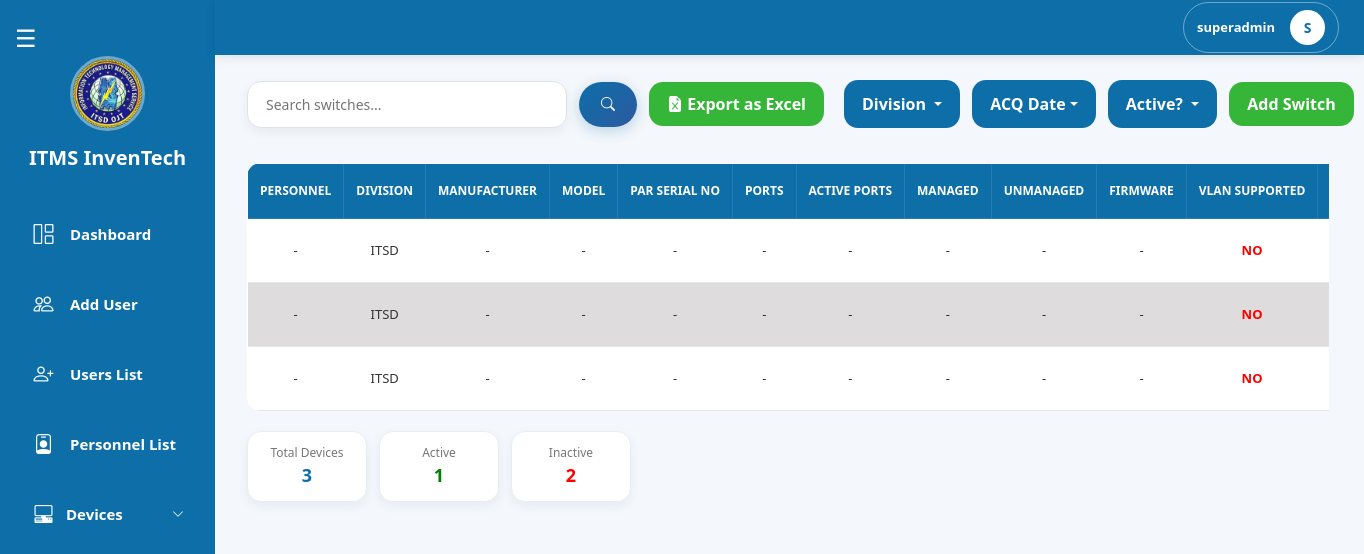
/pages/superadmin/device_switches.php (signed in), run on the app's committed database.
### tables this page shows
CREATE TABLE `switches` (
  `id` int(11) NOT NULL,
  `personnel_id` int(11) NOT NULL,
  `division_id` int(11) NOT NULL,
  `device_id` int(11) NOT NULL,
  `manufacturer` varchar(255) NOT NULL,
  `model` varchar(255) NOT NULL,
  `serial_no` varchar(255) NOT NULL,
  `no_of_ports` int(11) NOT NULL,
  `no_of_active_ports` int(11) NOT NULL,
  `no_of_managed` int(11) NOT NULL,
  `no_of_unmanaged` int(11) NOT NULL,
  `firmware_version` varchar(255) NOT NULL,
  `is_vlan_supported` tinyint(1) NOT NULL,
  `location` varchar(255) NOT NULL,
  `is_status` tinyint(1) NOT NULL,
  `is_active` tinyint(1) NOT NULL DEFAULT 1,
  `is_remote_access` tinyint(1) NOT NULL,
  `remote_connection_details` text NOT NULL,
  `remarks` text NOT NULL,
  `pnp_focal_person` varchar(255) NOT NULL,
  `contact_details` varchar(50) NOT NULL,
  `acquisition_date` date DEFAULT NULL,
  `acquisition_type` varchar(255) NOT NULL,
  `acquisition_details` text NOT NULL,
  `previous_owners_id` longtext DEFAULT NULL CHECK (json_valid(`previous_owners_id`)),
  `created_date` date NOT NULL DEFAULT current_timestamp(),
  `last_update_at` date DEFAULT NULL
);

CREATE TABLE `divisions` (
  `id` int(11) NOT NULL,
  `division` varchar(100) NOT NULL
);

### pages/superadmin/device_switches.php (the view, shortened to what this page needs)
<?php
include("../../config/db.php");
$limit  = 10;
$page   = max(1, (int)($_GET['page'] ?? 1));
$offset = ($page - 1) * $limit;
$search = trim($_GET['search'] ?? '');
$division_filter_raw = $_GET['division'] ?? [];
$division_filter     = is_array($division_filter_raw)
    ? array_filter(array_map('trim', $division_filter_raw)) : [];
$active_filter = isset($_GET['is_active']) ? trim($_GET['is_active']) : '';
$acq_filter = trim($_GET['filter_acq'] ?? '');
$where  = [];
$params = [];
$types  = '';
$whereSQL = !empty($where) ? "WHERE " . implode(" AND ", $where) : "";
$baseJoin = "
    FROM switches s
    LEFT JOIN personnels per ON s.personnel_id = per.id
    LEFT JOIN ranks r        ON per.rank_id = r.id
    LEFT JOIN divisions d    ON s.division_id = d.id
";
$stmtTotal = $conn->prepare("SELECT COUNT(*) AS total $baseJoin $whereSQL");
$stmtTotal->execute();
$totalSwitches = $stmtTotal->get_result()->fetch_assoc()['total'] ?? 0;
$activeWhere   = $where;
$activeWhere[] = "s.is_active = 1";
$activeSQL     = "WHERE " . implode(" AND ", $activeWhere);
$inactiveWhere   = $where;
$inactiveWhere[] = "s.is_active = 0";
$inactiveSQL     = "WHERE " . implode(" AND ", $inactiveWhere);
$sa = $conn->prepare("SELECT COUNT(*) AS total $baseJoin $activeSQL");
$sa->execute();
$activeDevices = $sa->get_result()->fetch_assoc()['total'] ?? 0;
$si = $conn->prepare("SELECT COUNT(*) AS total $baseJoin $inactiveSQL");
$si->execute();
$inactiveDevices = $si->get_result()->fetch_assoc()['total'] ?? 0;
$stmt = $conn->prepare("
    SELECT s.*,
        CONCAT(COALESCE(r.rank, ''), ' ', per.first_name, ' ', per.middle_name, ' ', per.last_name) AS fullname,
        d.division AS division_name
    $baseJoin
    $whereSQL
    ORDER BY s.id DESC
    LIMIT ?, ?
");
$fp = $params;
$ft = $types . 'ii';
$fp[] = $offset;
$fp[] = $limit;
$stmt->bind_param($ft, ...$fp);
$stmt->execute();
$result = $stmt->get_result();
$exportParams = http_build_query([
    'search'     => $search,
    'division'   => $division_filter,
    'is_active'  => $active_filter,
    'filter_acq' => $acq_filter,
]);
?>
<!DOCTYPE html>
<html lang="en">
<head>
    <link href="https://cdn.jsdelivr.net/npm/bootstrap@5.3.3/dist/css/bootstrap.min.css" rel="stylesheet">
    <link rel="stylesheet" href="../superadmin/css/devices.css">
    <link rel="stylesheet" href="css/superadmin_navbar.css">
    <link rel="stylesheet" href="./css/superadmin_sidebar.css">
</head>
<body>
    <?php include 'superadmin_sidebar.php'; ?>
    <?php include 'superadmin_navbar.php'; ?>
    <div class="top-bar">
        <div class="search-container">
            <form method="GET" action="device_switches.php" class="search-form">
                <input type="text" name="search" class="search-input"
                    placeholder="Search switches..." value="<?= htmlspecialchars($search) ?>">
                <button type="submit" class="search-btn"><i class="bi bi-search"></i></button>
                <a href="export_switches.php?<?= htmlspecialchars($exportParams) ?>"
                    class="btn add-laptop-btn"
                    onclick="setTimeout(()=>showToast('Export downloaded successfully!','success'),800)">
                    <i class="bi bi-file-earmark-excel-fill"></i> Export as Excel
                </a>
            </form>
        </div>
        <div class="right-side">
            <div class="filters">
                <form method="GET" action="device_switches.php" id="filterForm">
                    <div class="dropdown">
                        <?php $divLabel = empty($division_filter) ? 'Division' : (count($division_filter) === 1 ? $division_filter[0] : count($division_filter) . ' Divisions selected'); ?>
                        <button class="btn filter-btn dropdown-toggle" type="button"
                            data-bs-toggle="dropdown" data-bs-auto-close="outside">
                            <?= htmlspecialchars($divLabel) ?>
                        </button>
                    </div>
                </form>
            </div>
            <div class="dropdown">
                <?php
                $acqLabel = 'ACQ Date';
                ?>
                <button class="btn filter-btn dropdown-toggle" data-bs-toggle="dropdown"><?= htmlspecialchars($acqLabel) ?></button>
            </div>
            <div class="dropdown">
                <button class="btn filter-btn dropdown-toggle" data-bs-toggle="dropdown">
                    <?= $active_filter === '' ? 'Active?' : ($active_filter == 1 ? 'YES' : 'NO') ?>
                </button>
            </div>
            <button type="button" class="btn add-btn" data-bs-toggle="modal" data-bs-target="#addSwitchModal">
                Add Switch
            </button>
        </div>
    </div>
    <div class="contenttable">
        <div class="table-container">
            <table class="users-table">
                <thead>
                    <tr>
                        <th>PERSONNEL</th>
                        <th>DIVISION</th>
                        <th>MANUFACTURER</th>
                        <th>MODEL</th>
                        <th>PAR SERIAL NO</th>
                        <th>PORTS</th>
                        <th>ACTIVE PORTS</th>
                        <th>MANAGED</th>
                        <th>UNMANAGED</th>
                        <th>FIRMWARE</th>
                        <th>VLAN SUPPORTED</th>
                        <th>LOCATION</th>
                    </tr>
                </thead>
                <tbody>
                    <?php if ($result->num_rows > 0): ?>
                        <?php while ($row = $result->fetch_assoc()): ?>
                            <tr class="clickable-row" data-active="<?= $row['is_active'] ? '1' : '0' ?>"
                                data-bs-toggle="modal" data-bs-target="#viewSwitchModal<?= $row['id'] ?>">
                                <td><?= htmlspecialchars($row['fullname'] ?? '-') ?: '-'  ?></td>
                                <td><?= htmlspecialchars($row['division_name'] ?? 'N/A') ?></td>
                                <td><?= htmlspecialchars($row['manufacturer'] ?? '') ?: '-' ?></td>
                                <td><?= htmlspecialchars($row['model'] ?? '') ?: '-' ?></td>
                                <td><?= htmlspecialchars($row['serial_no'] ?? '') ?: '-' ?></td>
                                <td><?= htmlspecialchars($row['no_of_ports'] ?? '') ?: '-' ?></td>
                                <td><?= htmlspecialchars($row['no_of_active_ports'] ?? '') ?: '-' ?></td>
                                <td><?= htmlspecialchars($row['no_of_managed'] ?? '') ?: '-' ?></td>
                                <td><?= htmlspecialchars($row['no_of_unmanaged'] ?? '') ?: '-' ?></td>
                                <td><?= htmlspecialchars($row['firmware_version'] ?? '') ?: '-' ?></td>
                                <td><?= $row['is_vlan_supported'] ? '<span style="color:green;font-weight:bold;">YES</span>' : '<span style="color:red;font-weight:bold;">NO</span>' ?></td>
                                <td><?= htmlspecialchars($row['location'] ?? '') ?: '-' ?></td>
                            </tr>
                        <?php endwhile; ?>
                    <?php else: ?>
                        <tr>
                            <td colspan="23" class="text-center">No switches found.</td>
                        </tr>
                    <?php endif; ?>
                </tbody>
            </table>
        </div>
        <div class="table-footer">
            <div class="user-stats">
                <div class="stat-box total"><span class="label">Total Devices</span><span class="value"><?= $totalSwitches ?></span></div>
                <div class="stat-box active"><span class="label">Active</span><span class="value"><?= $activeDevices ?></span></div>
                <div class="stat-box inactive"><span class="label">Inactive</span><span class="value"><?= $inactiveDevices ?></span></div>
            </div>
        </div>
    </div>
</body>
</html>

### pages/superadmin/css/devices.css (style rules this page uses)
:root { --sidebar-expanded: 247px; --sidebar-collapsed: 115px; --primary: #0d6ea8; --primary-dark: #0b5f91; --primary-darker: #095a8a; --primary-gradient: linear-gradient(135deg, #0d6ea8, #2c5aa0); --green: #0fa90fd3; --green-dark: #0c960cd3; --bg-page: #f4f7fb; --bg-white: #ffffff; --bg-modal-body: #f8fafc; --border-light: #dce3ec; --border-card: #eef2f6; --text-dark: #333; --text-label: #334155; --text-muted: #777; --row-even: #dedcdc; --row-hover: #dfe6e9; --shadow-sm: 0 4px 12px rgba(0, 0, 0, 0.06); --shadow-md: 0 4px 18px rgba(0, 0, 0, 0.08); --shadow-lg: 0 8px 20px rgba(0, 0, 0, 0.15); --shadow-primary: 0 4px 14px rgba(13, 110, 168, 0.25); --shadow-primary-hover: 0 6px 18px rgba(13, 110, 168, 0.35); --radius-sm: 10px; --radius-md: 14px; --radius-lg: 18px; --radius-xl: 20px; --radius-pill: 24px; }
body { background: var(--bg-page); overflow-x: hidden; }
.top-bar { margin-top: 80px; margin-left: var(--sidebar-expanded); margin-right: 35px; display: flex; justify-content: space-between; align-items: center; gap: 20px; flex-wrap: nowrap; transition: all 0.3s ease; }
.filters { display: flex; align-items: center; }
#filterForm { display: flex; align-items: center; gap: 12px; flex-wrap: nowrap; }
.filter-btn { background: var(--primary); color: white; border: none; padding: 12px 18px; border-radius: var(--radius-md); font-weight: 600; transition: all 0.3s ease; white-space: nowrap; }
.add-btn, .add-desktop-btn, .add-laptop-btn { background: var(--green); color: white; border: none; padding: 10px 18px; border-radius: var(--radius-md); font-weight: 600; transition: all 0.2s ease; white-space: nowrap; }
.right-side { display: flex; align-items: center; gap: 12px; flex-wrap: nowrap; }
.search-container { display: flex; align-items: center; }
.search-form { display: flex; align-items: center; gap: 12px; flex-wrap: nowrap; }
.search-input { width: 320px; padding: 12px 18px; border: 1px solid var(--border-light); border-radius: var(--radius-md); outline: none; font-size: 14px; font-weight: 500; background: var(--bg-white); box-shadow: var(--shadow-sm); transition: all 0.3s ease; }
.search-btn { border: none; padding: 12px 22px; border-radius: var(--radius-pill); background: var(--primary-gradient); color: white; font-size: 14px; font-weight: 600; cursor: pointer; transition: all 0.3s ease; box-shadow: var(--shadow-primary); white-space: nowrap; }
.contenttable { margin-left: var(--sidebar-expanded); margin-right: 35px; margin-top: 35px; border-radius: var(--radius-lg); transition: all 0.3s ease; overflow: visible; }
.table-container { overflow-x: auto; white-space: nowrap; }
.users-table { width: 100%; border-collapse: collapse; min-width: 1200px; background: white; border-radius: var(--radius-md); overflow: hidden; }
.users-table thead { background: var(--primary); }
.users-table thead th { color: white; padding: 18px 12px; border: 1px solid rgba(255, 255, 255, 0.1); font-size: 12px; font-weight: 700; text-align: center; white-space: nowrap; text-transform: uppercase; }
.users-table tbody td { padding: 16px 12px; font-size: 13px; text-align: center; border-bottom: 1px solid #e5e7eb; color: var(--text-dark); white-space: nowrap; }
.users-table tbody tr:nth-child(odd) { background-color: #ffffff; }
.users-table tbody tr:nth-child(even) { background-color: var(--row-even); }
.table-footer { margin-top: 20px; display: flex; justify-content: space-between; align-items: center; gap: 20px; flex-wrap: wrap; }
.user-stats { display: flex; gap: 12px; }
.stat-box { min-width: 120px; padding: 12px 16px; border-radius: var(--radius-md); background: var(--bg-white); border: 1px solid #e6eef5; box-shadow: var(--shadow-sm); text-align: center; }
.stat-box .label { display: block; font-size: 12px; color: var(--text-muted); }
.stat-box .value { font-size: 18px; font-weight: bold; color: var(--primary); }
.stat-box.active .value { color: green; }
.stat-box.inactive .value { color: red; }

### pages/superadmin/css/superadmin_sidebar.css (style rules this page uses)
.dropdown { width: 100%; font-size: 15px; font-weight: 600; }

### data on the page
switches: fullname "-", division.division "ITSD", manufacturer "-", model "-", serial_no "-", no_of_ports "-", no_of_active_ports "-", no_of_managed "-", no_of_unmanaged "-", firmware_version "-", is_vlan_supported "NO"
switches: fullname "-", division.division "ITSD", manufacturer "-", model "-", serial_no "-", no_of_ports "-", no_of_active_ports "-", no_of_managed "-", no_of_unmanaged "-", firmware_version "-", is_vlan_supported "NO"
switches: fullname "-", division.division "ITSD", manufacturer "-", model "-", serial_no "-", no_of_ports "-", no_of_active_ports "-", no_of_managed "-", no_of_unmanaged "-", firmware_version "-", is_vlan_supported "NO"

### other printed values
$username "superadmin"
substr($username, 0, 1) "S"
$divLabel "Division"
$acqLabel "ACQ Date"
$totalSwitches "3"
$activeDevices "1"
$inactiveDevices "2"
